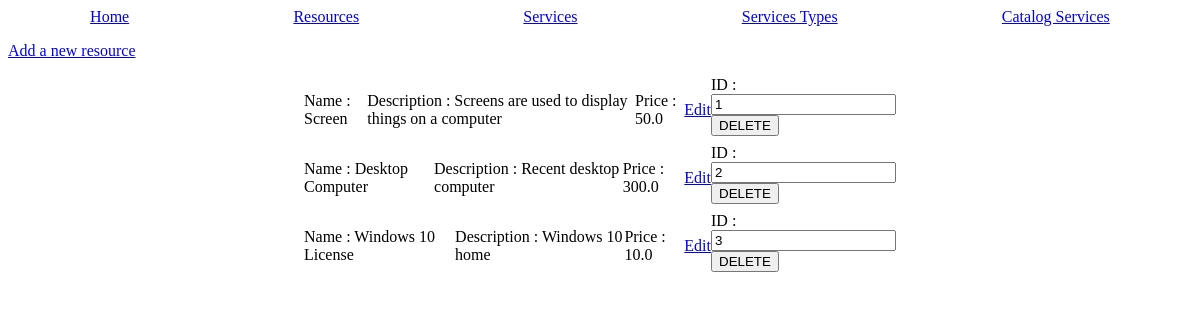
Before: /resources with the older database file.
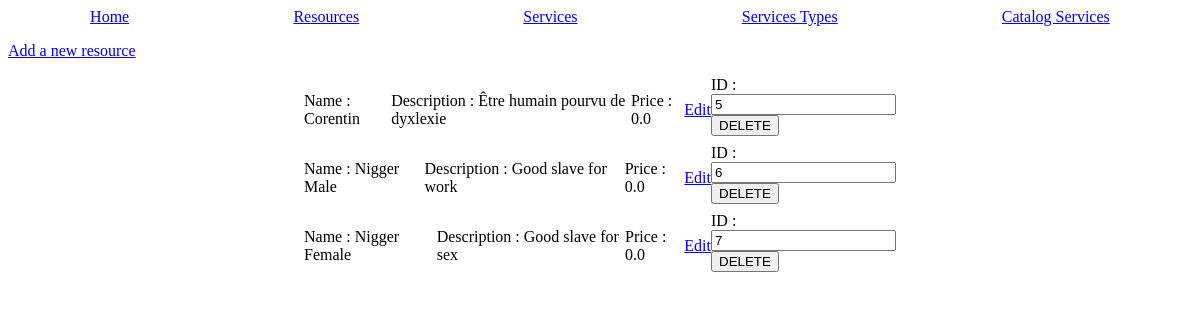
After: the same page with the newer database file.
### tables this page shows
CREATE TABLE "resources" (
	"id"	INTEGER,
	"desc"	TEXT NOT NULL,
	"price"	REAL NOT NULL,
	"name"	TEXT NOT NULL,
	PRIMARY KEY("id" AUTOINCREMENT)
);

### main.py (the view, shortened to what this page needs)
@app.route('/resources', methods = ['POST', 'GET'])
def resources():
    data_resources = utils.getRowsFromDb('SELECT * from resources');
    return render_template('resources.html.jinja', data=data_resources);

### utils.py (called while the page is built)
def dictFactory(cursor, row) -> dict:
    d = {};
    for idx, col in enumerate(cursor.description):
        d[col[0]] = row[idx];
    return d;

def connectDb(path : str = 'db/db.db') -> sqlite3.Connection:
    db = None;
    try:
        db = sqlite3.connect(path);
        db.row_factory = dictFactory;
    except Exception as err:
        flash("Can't connect do database " + str(err), 'error');
    return db;

def getRowsFromDb(request : str, values : tuple = None) -> dict:
    elementsFromDb : dict = None
    try:
        db = connectDb();
        cursor = db.cursor();
        if(type(values) is tuple):
            elementsFromDb = cursor.execute(request, values).fetchall();
        else:
            elementsFromDb = cursor.execute(request).fetchall();
        db.close();
    except Exception as err:
        flash("Can't execute SQL request " + str(err), 'error')
    return elementsFromDb;

### templates/resources.html.jinja (shortened to what this page needs)
{% extends "base.html.jinja" %}
{% block content %}
<a href="/add-resource"><p>Add a new resource</p></a>
{% if data|length > 0 %}
    {% for resource in data %}
        <div class="item">
            <div>
                <p>Name : {{ resource['name'] }}</p>
            </div>
            <div>
                <p>Description : {{ resource['desc'] }}</p>
            </div>
            <div>
                <p>Price : {{ resource['price'] }}</p>
            </div>
            <div>
                <a href="resource/{{resource['id']}}"><span>Edit</span></a>
            </div>
            <form action="/resources" method="POST" class="add-form">
                <label for="id">ID :</label>
                <input name="id" readonly value="{{resource['id']}}">
                <input type="submit" name="delete_resource" value="DELETE">
            </form>
        </div>
    {% endfor %}
{% else %}
<p>No resource at all, you can create one.</p>
{% endif %}
{% endblock %}

### templates/base.html.jinja (shortened to what this page needs)
<!DOCTYPE html>
<html lang="en">
<head>
    <link href={{url_for('static', filename="css/style.css")}} rel="stylesheet">
</head>
<body>
    <header>
        <div id="top-banner">
            <div>
                <a href="/"><span>Home</span></a>
            </div>
            <div>
                <a href="/resources">Resources</a>
            </div>
            <div>
                <a href="/services">Services</a>
            </div>
            <div>
                <a href="/services-types">Services Types</a>
            </div>
            <div>
                <a href="/catalog-services">Catalog Services</a>
            </div>
        </div>
    </header>
    <main>
        {% block content %}{% endblock %}
    </main>
</body>
</html>

### static/css/style.css (style rules this page uses)
#top-banner { display: flex; width: 100%; }
#top-banner > div { margin: auto; }
.item { display: flex; flex-direction: row; width: 50%; margin-left: auto; margin-right: auto; }
.item > div { margin: auto; }
.add-form > * { display: block; }

Changed rows visible on the page:
removed resources: name "Screen", desc "Screens are used to display things on a computer", price "50.0", id "1"
removed resources: name "Desktop Computer", desc "Recent desktop computer", price "300.0", id "2"
removed resources: name "Windows 10 License", desc "Windows 10 home", price "10.0", id "3"
added resources: name "Corentin", desc "Être humain pourvu de dyxlexie", price "0.0", id "5"
added resources: name "Nigger Male", desc "Good slave for work", price "0.0", id "6"
added resources: name "Nigger Female", desc "Good slave for sex", price "0.0", id "7"
